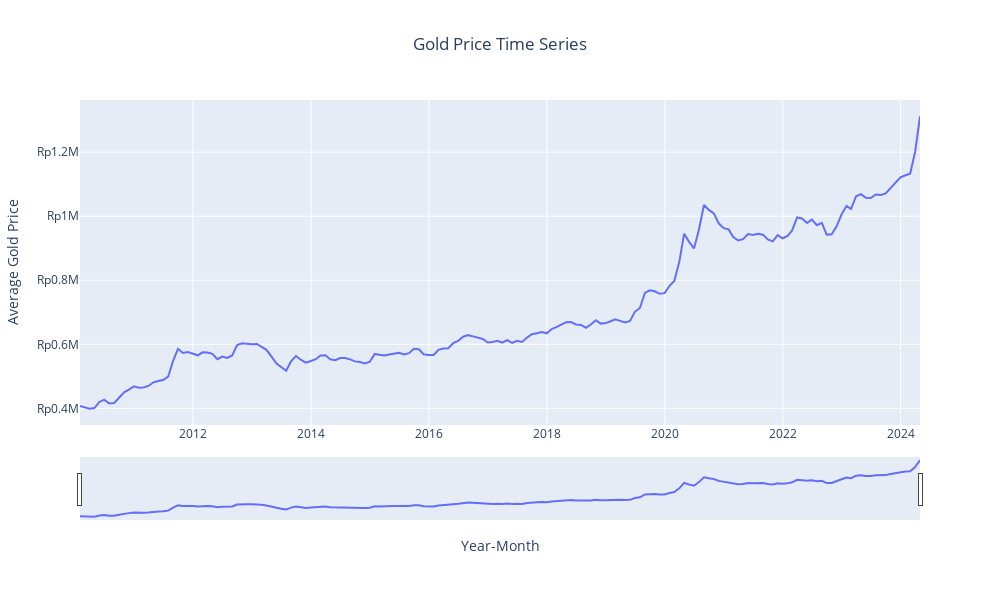

Source (notebook cell):
### Markdown cell above
## Visualize Data Trendline

### Code cell
fig = px.line(monthly, x='Year-Month', y='Average Gold Price', title='Gold Price Time Series')
fig.update_xaxes(rangeslider_visible=True)

# Format y-axis ticks as currency
locale.setlocale(locale.LC_NUMERIC, 'id_ID')
fig.update_yaxes(tickprefix='Rp')

# Set the height and width of the chart
fig.update_layout(height=600, width=1000)

# Center-align the title
fig.update_layout(title_x=0.5)

fig.show()

### Figure 1 — Plotly figure (JSON) as saved in the notebook; plotly's stock layout.template omitted (floating-point values rounded to 4 significant figures; data arrays with more than 128 entries replaced by an {"elided": "..."} marker saying what was removed)
{"data": [{"hovertemplate": "Year-Month=%{x}<br>Average Gold Price=%{y}<extra></extra>", "legendgroup": "", "line": {"color": "#636efa", "dash": "solid"}, "marker": {"symbol": "circle"}, "mode": "lines", "name": "", "orientation": "v", "showlegend": false, "type": "scatter", "x": {"elided": "172 str values"}, "xaxis": "x", "y": {"elided": "172 float values"}, "yaxis": "y"}], "layout": {"height": 600, "legend": {"tracegroupgap": 0}, "title": {"text": "Gold Price Time Series", "x": 0.5}, "width": 1000, "xaxis": {"anchor": "y", "domain": [0, 1], "rangeslider": {"visible": true}, "title": {"text": "Year-Month"}}, "yaxis": {"anchor": "x", "domain": [0, 1], "tickprefix": "Rp", "title": {"text": "Average Gold Price"}}}}
